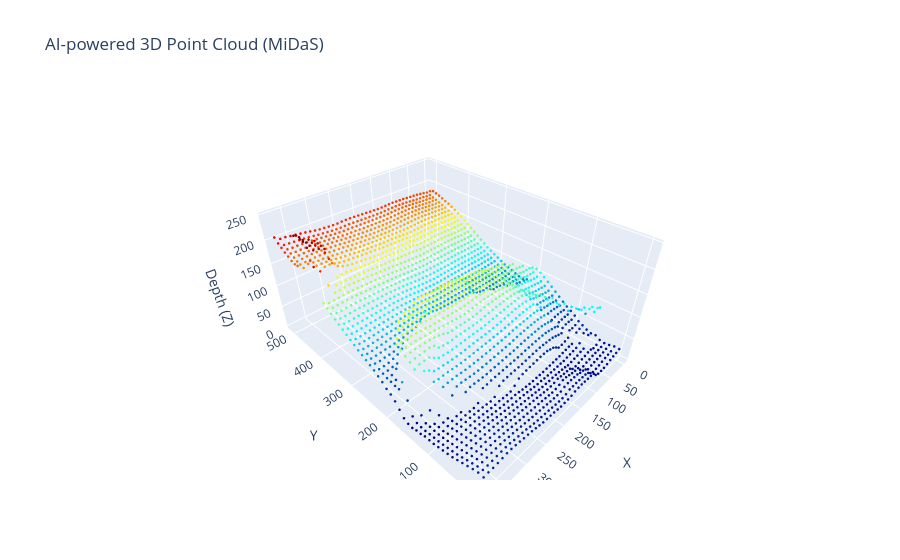

Notebook code cell kept with this figure:
### Code cell
import cv2
import torch
import numpy as np
import plotly.graph_objects as go

# 1. MiDaS 모델 로드 (가장 가벼운 MiDaS_small 버전 사용)
model_type = "MiDaS_small"
midas = torch.hub.load("intel-isl/MiDaS", model_type)

# GPU 사용 가능 시 GPU로 이동
device = torch.device("cuda") if torch.cuda.is_available() else torch.device("cpu")
midas.to(device)
midas.eval()

# 2. 전처리(Transforms) 로드
midas_transforms = torch.hub.load("intel-isl/MiDaS", "transforms")
transform = midas_transforms.small_transform if model_type == "MiDaS_small" else midas_transforms.dpt_transform

# 3. 이미지 로드 및 변환
image_path = './sample_data/image_000.jpg' # 실제 이미지 경로로 변경
img = cv2.imread(image_path)
img_rgb = cv2.cvtColor(img, cv2.COLOR_BGR2RGB)

input_batch = transform(img_rgb).to(device)

# 4. 깊이 추정 (Inference)
with torch.no_grad():
    prediction = midas(input_batch)
    # 원본 이미지 크기로 복원
    prediction = torch.nn.functional.interpolate(
        prediction.unsqueeze(1),
        size=img.shape[:2],
        mode="bicubic",
        align_corners=False,
    ).squeeze()

depth_map = prediction.cpu().numpy()

# 5. 3D 포인트 클라우드 좌표 생성
h, w = depth_map.shape
X, Y = np.meshgrid(np.arange(w), np.arange(h))

# AI가 뽑은 Depth 값을 Z축으로 사용
# 시각화를 위해 정규화 진행 (0~255)
Z = cv2.normalize(depth_map, None, 0, 255, norm_type=cv2.NORM_MINMAX)

# 6. 시각화 데이터 준비 (샘플링)
step = 10 
sampled_X = X[::step, ::step].flatten()
sampled_Y = Y[::step, ::step].flatten()
sampled_Z = Z[::step, ::step].flatten()
sampled_color = img_rgb[::step, ::step].reshape(-1, 3) / 255.0 # 실제 색상 입히기

# 7. Plotly 3D 시각화
fig = go.Figure(data=[go.Scatter3d(
    x=sampled_X,
    y=sampled_Y,
    z=sampled_Z,
    mode='markers',
    marker=dict(
        size=1.5,
        color=sampled_Z,    # 깊이에 따라 색상 부여 (또는 sampled_color로 실제 색상 부여 가능)
        colorscale='Jet',
        opacity=1.0
    )
)])

fig.update_layout(
    title="AI-powered 3D Point Cloud (MiDaS)",
    scene=dict(
        xaxis_title='X', yaxis_title='Y', zaxis_title='Depth (Z)',
        yaxis=dict(autorange='reversed'),
        aspectmode='data'
    )
)
fig.show()

### Figure 1 — Plotly figure (JSON) as saved in the notebook; plotly's stock layout.template omitted (floating-point values rounded to 4 significant figures; data arrays with more than 128 entries replaced by an {"elided": "..."} marker saying what was removed)
{"data": [{"marker": {"color": {"elided": "2028 float values"}, "colorscale": [[0, "rgb(0,0,131)"], [0.2, "rgb(0,60,170)"], [0.4, "rgb(5,255,255)"], [0.6, "rgb(255,255,0)"], [0.8, "rgb(250,0,0)"], [1, "rgb(128,0,0)"]], "opacity": 1, "size": 1.5}, "mode": "markers", "type": "scatter3d", "x": {"elided": "2028 int values"}, "y": {"elided": "2028 int values"}, "z": {"elided": "2028 float values"}}], "layout": {"scene": {"aspectmode": "data", "xaxis": {"title": {"text": "X"}}, "yaxis": {"autorange": "reversed", "title": {"text": "Y"}}, "zaxis": {"title": {"text": "Depth (Z)"}}}, "title": {"text": "AI-powered 3D Point Cloud (MiDaS)"}}}
